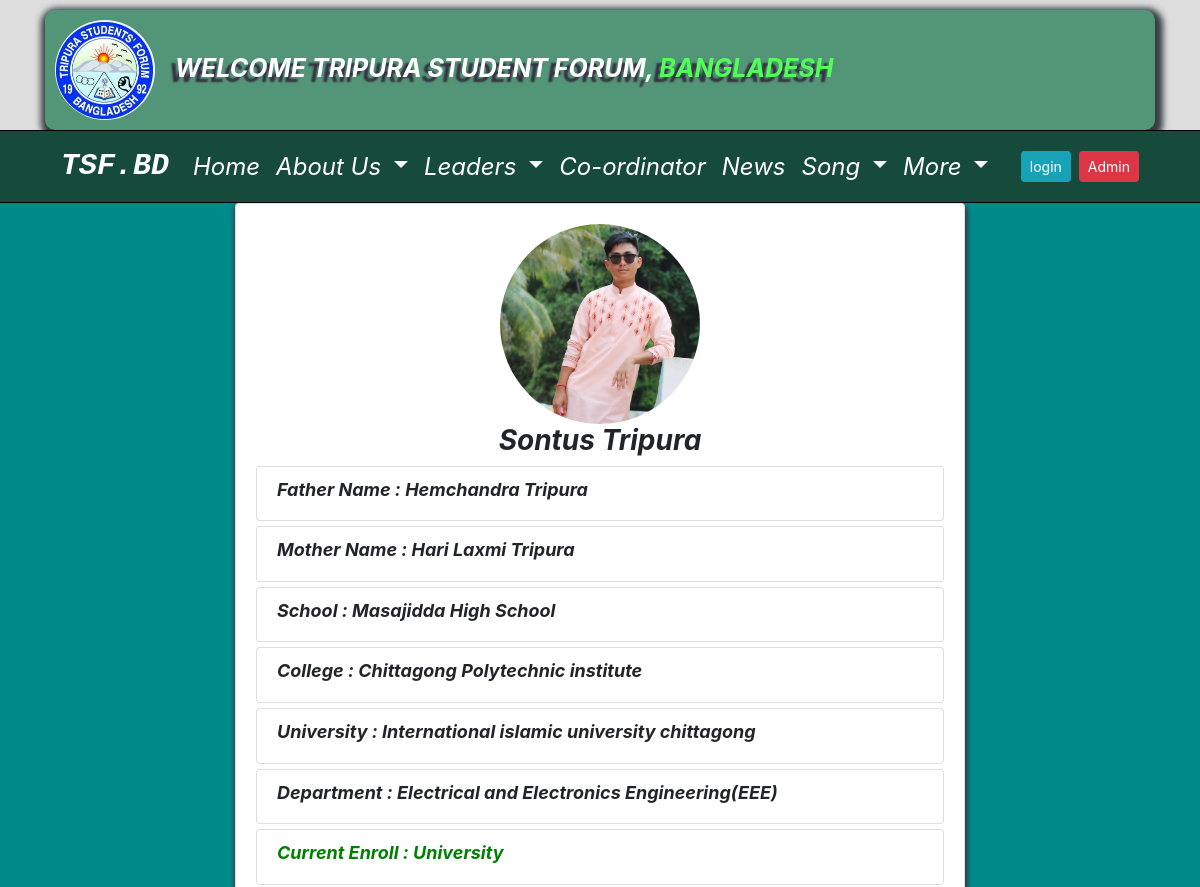
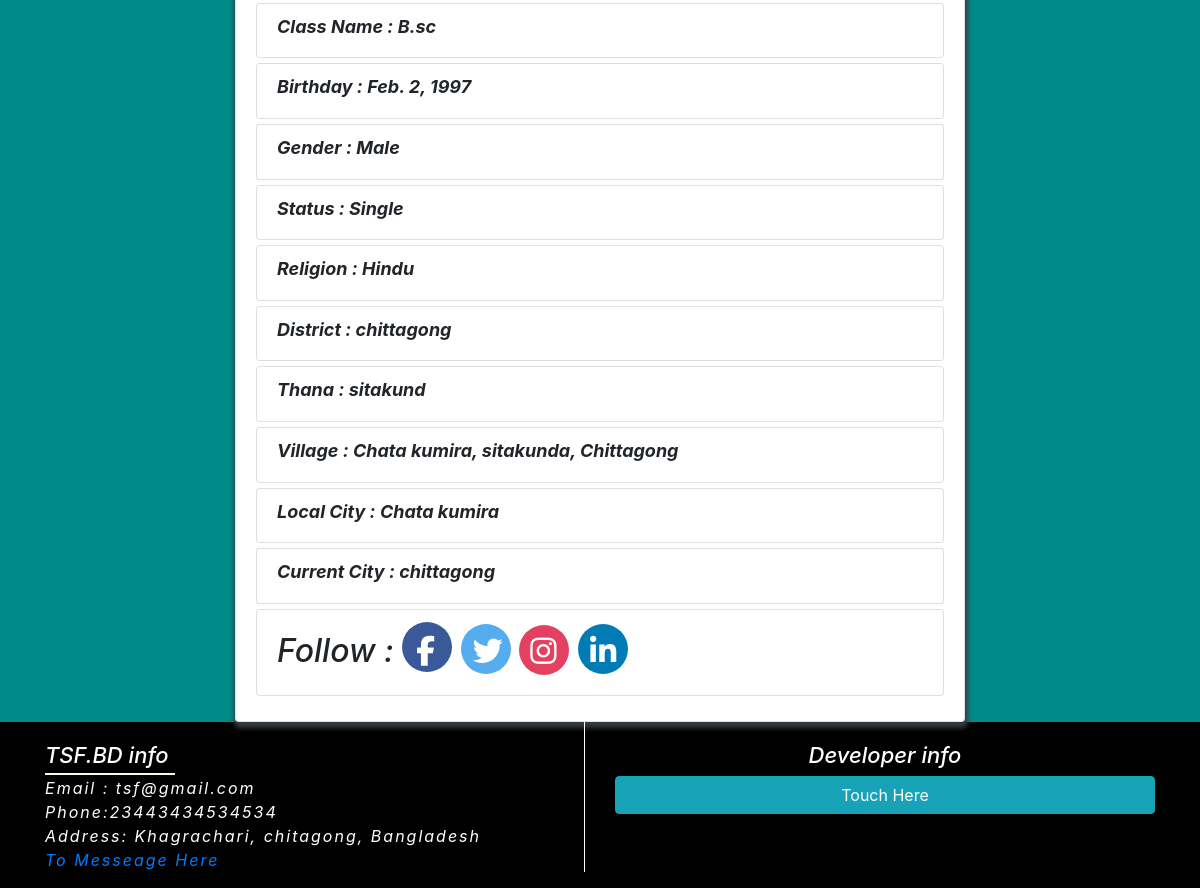
Screenshot of /profile/5/ with the database file from the repository (2 pictures, top to bottom).
### Home_app/models.py (models this page shows, shortened)
class TsfAboutSetting(models.Model):
    tsf_logo = models.ImageField(upload_to='tsf_logo', blank=True)
    tsf_greeting = models.CharField(max_length=255, blank=True)
    country = models.CharField(max_length=255, blank=True)
    tsf_phone = models.CharField(max_length=255, blank=True)
    tsf_email = models.EmailField(max_length=255, blank=True)
    tsf_address = models.TextField(blank=True)
    tsf_about = models.TextField(blank=True)
    tsf_president_name = models.CharField(max_length=255, blank=True)
    tsf_president_photo = models.ImageField(upload_to='president_photo', blank=True)
    tsf_president_title = models.CharField(max_length=255, blank=True)
    tsf_secretary_name = models.CharField(max_length=255, blank=True)
    tsf_secretary_photo = models.ImageField(upload_to='secretary_photo', blank=True)
    tsf_secretary_title = models.CharField(max_length=255, blank=True)
    tsf_fb_link = models.URLField(max_length=255, blank=True)
    tsf_twitter_link = models.URLField(max_length=255, blank=True)
    tsf_instagram_link = models.URLField(max_length=255, blank=True)
    tsf_linkdin_link = models.URLField(max_length=255, blank=True)
    tsf_youtube_link = models.URLField(max_length=255, blank=True)
    developer_name = models.CharField(max_length=200)
    developer_address = models.CharField(max_length=250)
    developer_website = models.URLField(blank=True)
    developer_email = models.EmailField(blank=True)
    developer_fb = models.URLField(blank=True)
    developer_youtube = models.URLField(blank=True)
    developer_instagram = models.URLField(blank=True)
    developer_linkdin = models.URLField(blank=True)
    class Meta:
        verbose_name_plural = "TSF ABOUT"

### Profile_app/models.py (models this page shows, shortened)
class Profile(models.Model):
    user = models.OneToOneField(User, on_delete=models.CASCADE)
    photo = models.ImageField(default='default.jpg', upload_to='profile_pic', blank=True)
    university = models.CharField(max_length=100, blank=True)
    School = models.CharField(max_length=100, blank=True)
    college = models.CharField(max_length=100, blank=True)
    gender = models.CharField(max_length=20, default="Male", choices=(("Male", "Male"), ("Female", "Female")))
    status = models.CharField(max_length=30, default="Single", choices=(("Single", "Single"), ("Married", "Married"), ("In a Relationship","In a Relationship")))
    fathername = models.CharField(max_length=50, blank=True)
    mothername = models.CharField(max_length=50, blank=True)
    deparment = models.CharField(max_length=50, blank=True)
    current_enroll = models.ForeignKey(StudentCategory, on_delete=models.CASCADE, null=True, blank=True, related_name="current_enroll")
    religion = models.CharField(max_length=20, blank=True)
    Class = models.CharField(max_length=50, blank=True)
    Village = models.CharField(max_length=150, blank=True)
    thana = models.CharField(max_length=50, blank=True)
    phone = models.CharField(max_length=12, blank=True)
    district = models.CharField(max_length=100, blank=True)
    current_city = models.CharField(max_length=100, blank=True)
    local_city = models.CharField(max_length=100, blank=True)
    birthday = models.DateField(default="1990-02-02", null=True, blank=True)
    facebook = models.URLField(blank=True)
    twitter = models.URLField(blank=True)
    instagram = models.URLField(blank=True)
    linkdin = models.URLField(blank=True)

class StudentCategory(models.Model):
    current_enroll_name = models.CharField(max_length=100,  null=True, blank=True)
    def __str__(self):
        return self.current_enroll_name

### Profile_app/views.py (the view)
# urls.py: path('profile/<int:pk>/', views.view_profile, name='view_profile'),
def view_profile(request, pk=None):
    about_inform = TsfAboutSetting.objects.get(id=1)
    if pk:
        user = User.objects.get(pk=pk)
    else:
        user = request.user
    arg = {'user': user, 'about_inform': about_inform }
    return render(request, 'Profile_app/profile_views.html', arg)

### templates/Profile_app/profile_views.html
{% extends 'home/base.html' %}
{% load static %}
{% block body %}
<section class="login_page_section">
<div class="container">
  <div class="row justify-content-center">
<div class="col-md-8">
  <div class="card central_leeader_detail_section">
    <div class="card-body">
<div class="text-center">
  {% if user.profile.photo %}
     <img src="{{ user.profile.photo.url }}" alt="" class="rounded-circle profile-detail-pic">
{% endif %}
<h3 class="name">{{ user.first_name }} <span class="lastname">{{ user.last_name }}</h3>
</div>
<ul class="list-group list_group">
  <li class="list-group-item">
    <h2 class="title_name">Father Name : <span class="name_of_profile">{{ user.profile.fathername }}</span></h2>
  </li>
</ul>
<ul class="list-group list_group">
  <li class="list-group-item">
    <h2 class="title_name">Mother Name : <span class="name_of_profile">{{ user.profile.mothername }}</span></h2>
  </li>
</ul>
<ul class="list-group list_group">
  <li class="list-group-item">
    <h2 class="title_name">School : <span class="name_of_profile">{{ user.profile.School }}</span></h2>
  </li>
</ul>
<ul class="list-group list_group">
  <li class="list-group-item">
    <h2 class="title_name">College : <span class="name_of_profile">{{ user.profile.college }}</span></h2>
  </li>
</ul>
<ul class="list-group list_group">
  <li class="list-group-item ">
    <h2 class="title_name">University : <span class="name_of_profile">{{ user.profile.university }}</span></h2>
  </li>
</ul>
<ul class="list-group list_group">
  <li class="list-group-item">
    <h2 class="title_name">Department : <span class="name_of_profile">{{ user.profile.deparment }}</span></h2>
  </li>
</ul>
<ul class="list-group list_group">
  <li class="list-group-item ">
    <h2 class="current_enroll">Current Enroll : <span class="current_enroll">{{ user.profile.current_enroll }}</span></h2>
  </li>
</ul>
<ul class="list-group list_group">
  <li class="list-group-item ">
    <h2 class="title_name">Class Name : <span class="name_of_profile">{{ user.profile.Class }}</span></h2>
  </li>
</ul>
<ul class="list-group list_group">
  <li class="list-group-item ">
    <h2 class="title_name">Birthday : <span class="name_of_profile">{{ user.profile.birthday }}</span></h2>
  </li>
</ul>
<ul class="list-group list_group">
  <li class="list-group-item ">
    <h2 class="title_name">Gender : <span class="name_of_profile">{{ user.profile.gender }}</span></h2>
  </li>
</ul>
<ul class="list-group list_group">
  <li class="list-group-item ">
    <h2 class="title_name">Status : <span class="name_of_profile">{{ user.profile.status }}</span></h2>
  </li>
</ul>
<ul class="list-group list_group">
  <li class="list-group-item ">
    <h2 class="title_name">Religion : <span class="name_of_profile">{{ user.profile.religion }}</span></h2>
  </li>
</ul>
<ul class="list-group list_group">
  <li class="list-group-item ">
    <h2 class="title_name">District : <span class="name_of_profile">{{ user.profile.district }}</span></h2>
  </li>
</ul>
<ul class="list-group list_group">
  <li class="list-group-item ">
    <h2 class="title_name">Thana : <span class="name_of_profile">{{ user.profile.thana }}</span></h2>
  </li>
</ul>
<ul class="list-group list_group">
  <li class="list-group-item ">
    <h2 class="title_name">Village : <span class="name_of_profile">{{ user.profile.Village }}</span></h2>
  </li>
</ul>
<ul class="list-group list_group">
  <li class="list-group-item ">
    <h2 class="title_name">Local City : <span class="name_of_profile">{{ user.profile.local_city }}</span></h2>
  </li>
</ul>
<ul class="list-group list_group">
  <li class="list-group-item ">
    <h2 class="title_name">Current City : <span class="name_of_profile">{{ user.profile.current_city }}</span></h2>
  </li>
</ul>
<ul class="list-group list_group">
  <li class="list-group-item ">
<h2 class="social_link"> Follow :
  <a href="{{ user.profile.facebook}}"><i class="fab fa-facebook-f fbcolor"></i></a>
  <a href="{{ user.profile.twitter}}"><i class="fab fa-twitter twittercolor"></i></a>
  <a href="{{ user.profile.instagram}}"><i class="fab fa-instagram instagramcolor"></i></a>
   <a href="{{ user.profile.linkdin}}"><i class="fab fa-linkedin-in link-IN "></i></a>
</h2>
  </li>
</ul>
</div>
</div>
</div>
  </div>
</section>
{% endblock %}

### templates/home/banner.html
{% load static %}
<section id="banner_section">
    <div class="container">
    <div class="logoheder">
      <div class="logo-section">
        <img src="{{about_inform.tsf_logo.url }}" alt=""  class=" rounded-circle logo"/>
      </div>
    <p class="logotext">{{ about_inform.tsf_greeting }}, <span class="countrytext">{{ about_inform.country }}</span></p>
    </div>
    </div>
    </section>

### templates/home/footer.html (shortened to what this page needs)
<div class="container">
    <div class="row">
       <div class="col-md-6">
   <div class="side_left">
    <ul class="footer_list">
      <h2 class="Tsf_info">TSF.BD info</h2>
       <li> Email : {{ about_inform.tsf_email }}</li>
       <li> Phone:{{ about_inform.tsf_phone }}</li>
       <li> Address: {{ about_inform.tsf_address }}</li>
       <li> <a href="{% url 'contact' %}">To Messeage Here</a></li>
     </ul>
   </div>
       </div>
       <div class="col-md-6">
<div class="footer_list">
  <h2 class="developer_title">Developer info</h2>
<button type="button" class="btn btn-info btn-block" data-toggle="modal" data-target="#exampleModalCenter">
Touch Here
</button>
</div>
            </div>
    </div>
</div>

### Home_app/static/css/home.css (style rules this page uses)
* { margin: 0; padding: 0; }
.logo { height:100px; width:100px; margin-left:10px; animation: rotatelogo 5s linear infinite ; }
.logoheder { height: 120px; margin-top:10px; background:#539677; box-shadow:2px 4px 6px 6px #333d42; border-radius:10px; padding-bottom:10px; padding-top:10px; }
.countrytext { color:#51ff58; font-weight:bold; font-style:italic; text-transform:uppercase; text-shadow:-6px 5px 2px #362e42; font-size: 25px; padding-top: 15px; }
.logotext { font-weight:bold; font-style:italic; color:#fff; text-transform:uppercase; text-shadow:-6px 5px 2px #362e42; font-size: 25px; padding-top: 30px; }
.logo-section { margin-right:20px; float: left; }
.fa-linkedin-in { background: #007bb5; color: white; }

### Home_app/static/css/leader_app.css (style rules this page uses)
.central_leeader_detail_section { box-shadow:1px 4px 5px 2px #333d42 }
.list_group { margin-bottom: 5px; }
.profile-detail-pic { width: 200px; height: 200px; }
.name { font-style: italic; text-transform: capitalize; font-weight: bold; }
.name_of_profile { font-weight: bold; font-style: italic; font-size: 18px; }
.title_name { font-weight: bold; font-style: italic; font-size: 18px; }
.current_enroll { color: green; font-size: 18px; font-weight: bold; font-style: italic; }
.social_link { font-style: italic; }
.instagramcolor { width: 50px; height: 50px; border-radius: 50px; align-items: center; padding: 11px; font-size: 30px; background:#E4405F; color: white; }
.link-IN { background: #007bb5; color: white; width: 50px; height: 50px; border-radius: 50px; align-items: center; padding: 12px; font-size: 30px; }
.twittercolor { width: 50px; height: 50px; border-radius: 50px; align-items: center; padding: 12px; font-size: 30px; background: #55ACEE; color: white; }
.fbcolor { width: 50px; height: 50px; border-radius: 50px; align-items: center; padding: 14px; font-size: 30px; background: #3B5998; color: white; }

### Home_app/static/css/profile_app.css (style rules this page uses)
.profile-detail-pic { width: 200px; height: 200px; }
.name { font-style: italic; text-transform: capitalize; font-weight: bold; }
.name_of_profile { font-weight: bold; font-style: italic; font-size: 18px; }
.title_name { font-weight: bold; font-style: italic; font-size: 18px; }
.current_enroll { color: green; font-size: 18px; font-weight: bold; font-style: italic; }
.social_link { font-style: italic; }
.instagramcolor { width: 50px; height: 50px; border-radius: 50px; align-items: center; padding: 11px; font-size: 30px; background:#E4405F; color: white; }
.link-IN { background: #007bb5; color: white; width: 50px; height: 50px; border-radius: 50px; align-items: center; padding: 12px; font-size: 30px; }
.twittercolor { width: 50px; height: 50px; border-radius: 50px; align-items: center; padding: 12px; font-size: 30px; background: #55ACEE; color: white; }
.fbcolor { width: 50px; height: 50px; border-radius: 50px; align-items: center; padding: 14px; font-size: 30px; background: #3B5998; color: white; }
.login_page_section { min-height: 550px; background-color: darkcyan; }

### Home_app/static/css/footer.css (style rules this page uses)
.footer_list { padding-top: 20px; }
.side_left { border-right: 1px solid #fff; }
.footer_list li { font-size: 16px; letter-spacing: 2px; font-style: italic; list-style: none; color: #fff; }
.developer_title { text-align: center; color: #fff!important; font-size: 22px; font-style: italic; }
.Tsf_info { color: #fff; font-size: 22px; font-style: italic; position: relative; }
.Tsf_info::after { position: absolute; content: ''; height: 2px; width: 130px; display: block; margin-top: 5px; background: cornsilk; }

### rows the page displays
TsfAboutSetting: tsf_logo (picture), tsf_greeting "WELCOME TRIPURA STUDENT FORUM", country "BANGLADESH", tsf_email "tsf@gmail.com", tsf_phone "23443434534534", tsf_address "Khagrachari, chitagong, Bangladesh"

### other values shown
{{ user.first_name }} "Sontus"
{{ user.last_name }} "Tripura"
{{ user.profile.fathername }} "Hemchandra Tripura"
{{ user.profile.mothername }} "Hari Laxmi Tripura"
{{ user.profile.School }} "Masajidda High School"
{{ user.profile.college }} "Chittagong Polytechnic institute"
{{ user.profile.university }} "International islamic university chittagong"
{{ user.profile.deparment }} "Electrical and Electronics Engineering(EEE)"
{{ user.profile.current_enroll }} "University"
{{ user.profile.Class }} "B.sc"
{{ user.profile.birthday }} "Feb. 2, 1997"
{{ user.profile.gender }} "Male"
{{ user.profile.status }} "Single"
{{ user.profile.religion }} "Hindu"
{{ user.profile.district }} "chittagong"
